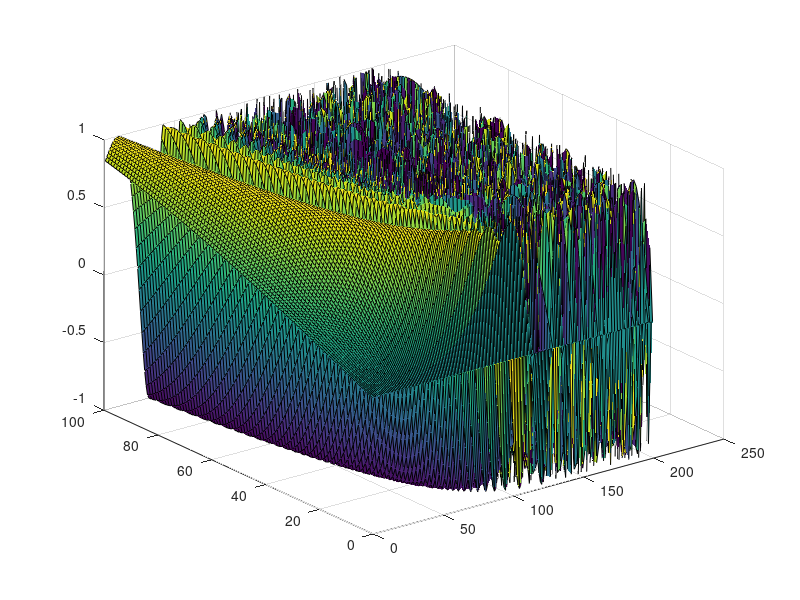

MATLAB code to generate this figure:
clear all
N = 100; % Spacial resolution
t_vec = 0:0.05:10; % Points in time to evaluate
% u(x,t) = sin(exp(t) * x);

x = linspace(0,1,N);

% Calculate
u = [];
for t = t_vec
    u_vec = sin(exp(t) * x');

    u = cat(2,u,u_vec);
end

%Visualize
surf(u)


% Temperaturprofilen utvecklas mycket orealistiskt genom att med tiden,
% då den liknar mera en gas än en temperaturprofil. För att detta skulle
% uppnås i en riktig skav måste den värmas och kylas mycket snabbt.
% Man kan säga att istället för att utjämnas som allmänt förväntas gör den
% motsaten och blir mera kaotisk.
